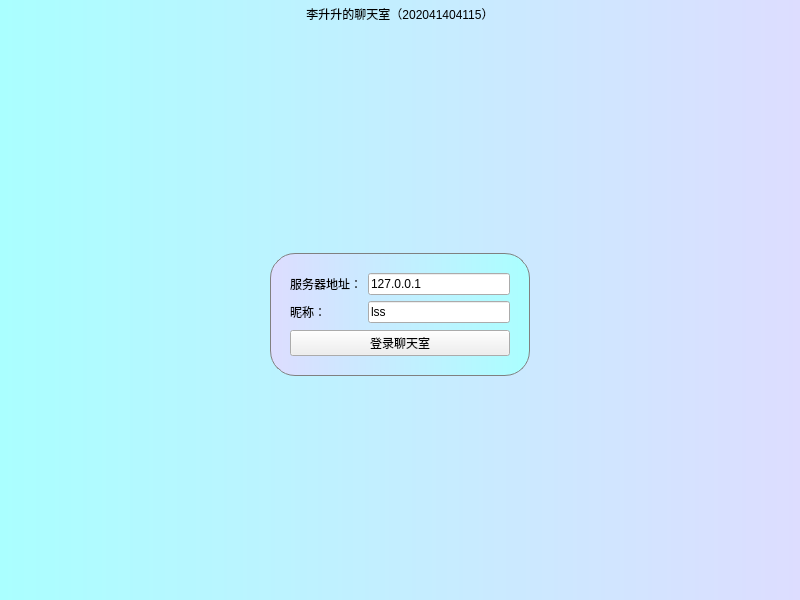
<?xml version="1.0" encoding="UTF-8"?>
<ui version="4.0">
 <class>MainWindow</class>
 <widget class="QMainWindow" name="MainWindow">
  <property name="geometry">
   <rect>
    <x>0</x>
    <y>0</y>
    <width>800</width>
    <height>600</height>
   </rect>
  </property>
  <property name="windowTitle">
   <string>聊天室客户端</string>
  </property>
  <property name="styleSheet">
   <string notr="true">#titleLabel{
background: white;
color: black;
font: 24pt &quot;黑体&quot;;
border: none;
border-botton: 1px solid black;
padding:5px;
align: center;
background-color: qlineargradient(spread:pad, x1:0, y1:0, x2:1, y2:0, stop:0 #aff, stop:1 #ddf);
}
#stackedWidget{
background-color: qlineargradient(spread:pad, x1:0, y1:0, x2:1, y2:0, stop:0 #aff, stop:1 #ddf);
}
#loginFrame{
background: qlineargradient(x1:0,y1:0,x2:0,y2:0,stop:0#ddf,stop 1#aff);
border: 1px solid gray;
padding: 10px;
border-radius: 25px;
background-color: qlineargradient(spread:pad, x1:0, y1:0, x2:1, y2:0, stop:0 #ddf, stop:1 #aff);
}

</string>
  </property>
  <widget class="QWidget" name="centralwidget">
   <layout class="QVBoxLayout" name="verticalLayout">
    <property name="spacing">
     <number>0</number>
    </property>
    <property name="leftMargin">
     <number>0</number>
    </property>
    <property name="topMargin">
     <number>0</number>
    </property>
    <property name="rightMargin">
     <number>0</number>
    </property>
    <property name="bottomMargin">
     <number>0</number>
    </property>
    <item>
     <widget class="QLabel" name="titleLabel">
      <property name="text">
       <string>李升升的聊天室（202041404115）</string>
      </property>
      <property name="alignment">
       <set>Qt::AlignCenter</set>
      </property>
      <property name="margin">
       <number>5</number>
      </property>
     </widget>
    </item>
    <item>
     <widget class="QStackedWidget" name="stackedWidget">
      <property name="currentIndex">
       <number>1</number>
      </property>
      <widget class="QWidget" name="ChatPage">
       <layout class="QVBoxLayout" name="verticalLayout_3">
        <item>
         <layout class="QHBoxLayout" name="horizontalLayout">
          <item>
           <widget class="QTextEdit" name="roomTextEdit"/>
          </item>
          <item>
           <widget class="QListWidget" name="userListWidget">
            <property name="maximumSize">
             <size>
              <width>120</width>
              <height>16777215</height>
             </size>
            </property>
           </widget>
          </item>
         </layout>
        </item>
        <item>
         <layout class="QHBoxLayout" name="horizontalLayout_2">
          <item>
           <widget class="QLineEdit" name="sayLineEdit"/>
          </item>
          <item>
           <widget class="QPushButton" name="sayButton">
            <property name="text">
             <string>发送</string>
            </property>
           </widget>
          </item>
          <item>
           <widget class="QPushButton" name="logoutButton">
            <property name="text">
             <string>退出</string>
            </property>
           </widget>
          </item>
         </layout>
        </item>
       </layout>
      </widget>
      <widget class="QWidget" name="LoginPage">
       <layout class="QGridLayout" name="gridLayout_2">
        <item row="0" column="1">
         <spacer name="verticalSpacer_2">
          <property name="orientation">
           <enum>Qt::Vertical</enum>
          </property>
          <property name="sizeHint" stdset="0">
           <size>
            <width>20</width>
            <height>181</height>
           </size>
          </property>
         </spacer>
        </item>
        <item row="1" column="0">
         <spacer name="horizontalSpacer">
          <property name="orientation">
           <enum>Qt::Horizontal</enum>
          </property>
          <property name="sizeHint" stdset="0">
           <size>
            <width>222</width>
            <height>20</height>
           </size>
          </property>
         </spacer>
        </item>
        <item row="1" column="1">
         <widget class="QFrame" name="loginFrame">
          <property name="frameShape">
           <enum>QFrame::StyledPanel</enum>
          </property>
          <property name="frameShadow">
           <enum>QFrame::Raised</enum>
          </property>
          <layout class="QVBoxLayout" name="verticalLayout_2">
           <item>
            <layout class="QGridLayout" name="gridLayout">
             <item row="0" column="0">
              <widget class="QLabel" name="label_2">
               <property name="text">
                <string>服务器地址：</string>
               </property>
              </widget>
             </item>
             <item row="1" column="1">
              <widget class="QLineEdit" name="usernameEdit">
               <property name="text">
                <string>lss</string>
               </property>
              </widget>
             </item>
             <item row="0" column="1">
              <widget class="QLineEdit" name="serverEdit">
               <property name="text">
                <string>127.0.0.1</string>
               </property>
              </widget>
             </item>
             <item row="1" column="0">
              <widget class="QLabel" name="label_3">
               <property name="text">
                <string>昵称：</string>
               </property>
              </widget>
             </item>
            </layout>
           </item>
           <item>
            <spacer name="verticalSpacer">
             <property name="orientation">
              <enum>Qt::Vertical</enum>
             </property>
             <property name="sizeType">
              <enum>QSizePolicy::Maximum</enum>
             </property>
             <property name="sizeHint" stdset="0">
              <size>
               <width>20</width>
               <height>1</height>
              </size>
             </property>
            </spacer>
           </item>
           <item>
            <widget class="QPushButton" name="loginButton">
             <property name="text">
              <string>登录聊天室</string>
             </property>
            </widget>
           </item>
          </layout>
         </widget>
        </item>
        <item row="1" column="2">
         <spacer name="horizontalSpacer_2">
          <property name="orientation">
           <enum>Qt::Horizontal</enum>
          </property>
          <property name="sizeHint" stdset="0">
           <size>
            <width>222</width>
            <height>20</height>
           </size>
          </property>
         </spacer>
        </item>
        <item row="2" column="1">
         <spacer name="verticalSpacer_3">
          <property name="orientation">
           <enum>Qt::Vertical</enum>
          </property>
          <property name="sizeHint" stdset="0">
           <size>
            <width>20</width>
            <height>180</height>
           </size>
          </property>
         </spacer>
        </item>
       </layout>
      </widget>
     </widget>
    </item>
   </layout>
  </widget>
 </widget>
 <resources/>
 <connections/>
</ui>
